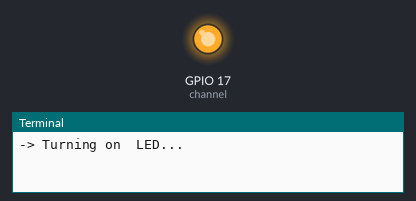
Recording of a program running on a simulated Raspberry Pi (BCM pin numbers). Shown: output pins drawn as LEDs (lit = HIGH), the last lines printed to the terminal.

Above: at 1.0 s.
At 3.0 s:
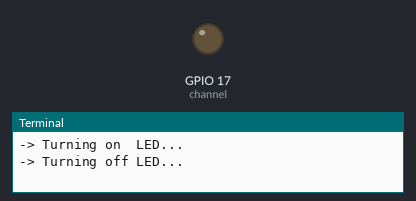
Timing chart, 0 to 5.2 s (numbered marks = the images above):
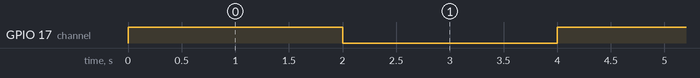

The program:

led.py
```python
import RPi.GPIO as GPIO
from time import sleep

channel = 17

GPIO.setmode(GPIO.BCM)
GPIO.setup(channel, GPIO.OUT)

while True:
	print("-> Turning on  LED...")
	GPIO.output(channel, GPIO.HIGH)
	sleep(2)
	print("-> Turning off LED...")
	GPIO.output(channel, GPIO.LOW)
	sleep(2)
```

Measured:
- by itself, GPIO 17 (channel): alternates HIGH for 2.0 s and LOW for 2.0 s
